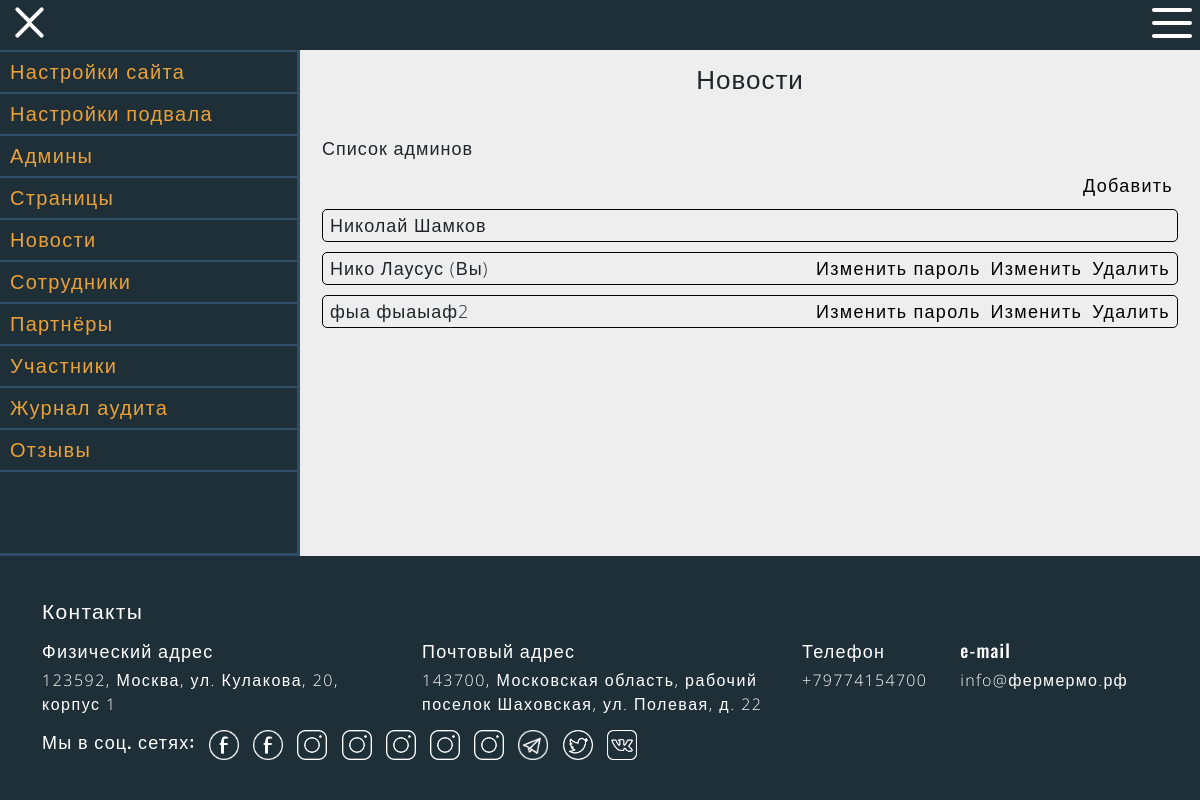
Screenshot of /admin-list-admin (signed in) with the database file from the repository.
### data/user.py (models this page shows, shortened)
class User(SqlAlchemyBase, UserMixin, SerializerMixin):
    __tablename__ = 'user'
    id = sqlalchemy.Column(sqlalchemy.Integer, primary_key=True, autoincrement=True)
    name = sqlalchemy.Column(sqlalchemy.String, nullable=True)
    surname = sqlalchemy.Column(sqlalchemy.String, nullable=True)
    status = sqlalchemy.Column(sqlalchemy.Integer, nullable=True)
    email = sqlalchemy.Column(sqlalchemy.String, index=True, unique=True, nullable=True)
    hashed_password = sqlalchemy.Column(sqlalchemy.String, nullable=True)
    confirmation_time = sqlalchemy.Column(sqlalchemy.DateTime)
    created_date = sqlalchemy.Column(sqlalchemy.DateTime)
    smartpage = orm.relation('Smartpage')
    member = orm.relation('Member')
    content = orm.relation('Content')
    newspage = orm.relation('Newspage')

### run.py (the view)
@application.route("/admin-list-admin")
@login_required
def admin_list_admin():
    if current_user.status > 0:
        adminlist = edit_admin({"admin_email": current_user.email, "action": "get_list"})
        return get_render_template('list/admin-list-admin.html', title='Новости', adminlist=adminlist, status=current_user.status,
                               current_id=current_user.id, flag=(current_user.status > 0))
    return you_dont_have_permission()

### data/Inner/AdminInnerAPI.py (called while the page is built, shortened)
def edit_admin(args):
    count, f = 0, False
    if not all(args[key] is not None for key in ['admin_email', 'action']):
        return raise_error("Отсутствуют важные параметры")
    admin, session = check_admin(args['admin_email'])
    if args["action"] == "get":
        session.close()
        return admin.to_dict(only=('id', 'name', 'surname', 'status', 'email', 'created_date'))
    elif args["action"] == "get_list":
        admins = session.query(User).all()
        session.close()
        return [item.to_dict(only=('id', 'surname', 'name', 'status', 'email', 'created_date')) for item in admins]
    elif args["action"] == "delete":
        pass
    return raise_error("Неизвестный запрос", session)

### data/Inner/main_file.py (called while the page is built)
def check_admin(email):
    session = db_session.create_session()
    user = session.query(User).filter(User.email == email).first()
    if not user:
        return raise_error(f"Админ {email} не найден", session), 1
    return user, session

### data/db_session.py (called while the page is built)
def create_session() -> Session:
    global __factory
    return __factory()

### run.py (called while the page is built)
def get_render_template(template, **kwargs):
    return render_template(template, special_params=get_special_params(), **kwargs)

@login_manager.user_loader
def load_user(user_id):
    session = db_session.create_session()
    a = session.query(User).get(user_id)
    session.close()
    return a

def get_special_params():
    global load_new_footer_params, load_new_params, load_seo_params
    if load_new_footer_params:
        load_new_footer_params = False
        set_footer_params()
    if load_new_params:
        load_new_params = False
        set_other_params()
    if load_seo_params:
        load_seo_params = False
        set_seo_params()
    local_special_params = special_params.copy()
    local_special_params["is_admin"] = not current_user.is_anonymous
    return local_special_params

### templates/list/admin-list-admin.html
{% extends "admin-panel.html" %}
{% block adminblock %}
<p class="settings-title">{{title}}</p>
<div class="settings">
    <p>Список админов</p>
    <div class="settings-add">
        <a class="settings-element-add" href="/admin-create-admin">Добавить</a>
    </div>
    {% for admin in adminlist %}
    <div class="settings-element">
        {% if admin['id'] == current_id %}
        <p class="settings-element-title">{{admin['name']}} {{admin['surname']}} (Вы)</p>
        {% else %}
        <p class="settings-element-title">{{admin['name']}} {{admin['surname']}}</p>
        {% endif %}
        {% if flag %}
        {% if admin["status"] < status or admin["id"] == current_id %}
        <a class="settings-element-edit" href="/admin-change-password/{{admin['id']}}">Изменить пароль</a>
        <a class="settings-element-edit" href="/admin-edit-admin/{{admin['id']}}">Изменить</a>
        <a class="settings-element-delete" href="/admin-delete-admin/{{admin['id']}}">Удалить</a>
        {% endif %}
        {% endif %}
    </div>
    {% endfor %}
</div>
{% endblock %}

### static/css/style.css (style rules this page uses)
*, *::before, *::after { margin: 0; padding: 0; }
body { padding-top: 50px; min-height: 100vh; background: #f4f4f4; display: flex; flex-direction: column; }
p { font-family: 'Open Sans', sans-serif; font-weight: 300; }
a { font-family: 'Open Sans', sans-serif; font-weight: 300; color: inherit; text-decoration: none; letter-spacing: 1.3px; }

### static/css/admin-panel.css (style rules this page uses)
.settings { padding: 10px; }
.settings p { overflow-wrap: break-word; word-wrap: break-word; -ms-word-break: break-all; word-break: break-all; word-break: break-word; -ms-hyphens: auto; -moz-hyphens: auto; -webkit-hyphens: auto; hyphens: auto; margin: 0; }
.settings-title { padding: 10px; width: 100%; text-align: center; font-size: 24px; }
.settings-element { display: flex; padding: 2px; border: 1px solid black; border-radius: 5px; margin-bottom: 10px; }
.settings-element-title { padding-left: 5px; flex: 1 0; }
.settings-element-edit, .settings-element-delete, .settings-element-add, .settings-element-move, .settings-element-move-empty, .element-exit { color: black; padding: 0 5px; }
.settings-title { font-size: 26px; }
.settings-add { margin: 10px 0; display: flex; width: 100%; justify-content: flex-end; }

### rows the page displays
User: name "Николай", surname "Шамков"
User: name "Нико", surname "Лаусус"
User: name "фыа", surname "фыаыаф2"

### other values shown
{{ title }} "Новости"
{{ special_params["address"][0]["place"] }} "123592, Москва, ул. Кулакова, 20, корпус 1"
{{ special_params["address"][1]["place"] }} "143700, Московская область, рабочий поселок Шаховская, ул. Полевая, д. 22"
{{ phone['number'] }} "+79774154700"
{{ email['email_address'] }} "info@фермермо.рф"
